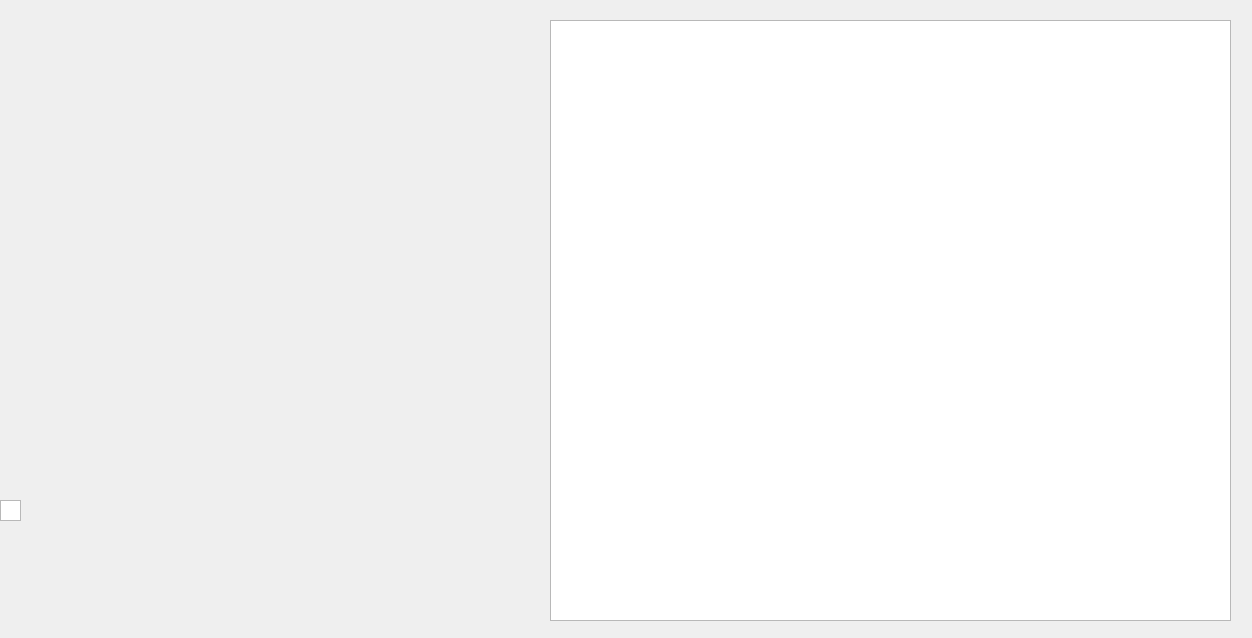
<?xml version="1.0" encoding="UTF-8"?>
<ui version="4.0">
 <class>diagram</class>
 <widget class="QWidget" name="diagram">
  <property name="geometry">
   <rect>
    <x>0</x>
    <y>0</y>
    <width>1252</width>
    <height>638</height>
   </rect>
  </property>
  <property name="windowTitle">
   <string>Form</string>
  </property>
  <widget class="QWidget" name="verticalLayoutWidget">
   <property name="geometry">
    <rect>
     <x>30</x>
     <y>20</y>
     <width>501</width>
     <height>591</height>
    </rect>
   </property>
   <layout class="QVBoxLayout" name="verticalLayout"/>
  </widget>
  <widget class="QTableWidget" name="tableWidget">
   <property name="geometry">
    <rect>
     <x>0</x>
     <y>500</y>
     <width>21</width>
     <height>21</height>
    </rect>
   </property>
  </widget>
  <widget class="QTableWidget" name="tableWidget_2">
   <property name="geometry">
    <rect>
     <x>550</x>
     <y>20</y>
     <width>681</width>
     <height>601</height>
    </rect>
   </property>
  </widget>
 </widget>
 <resources/>
 <connections/>
</ui>
